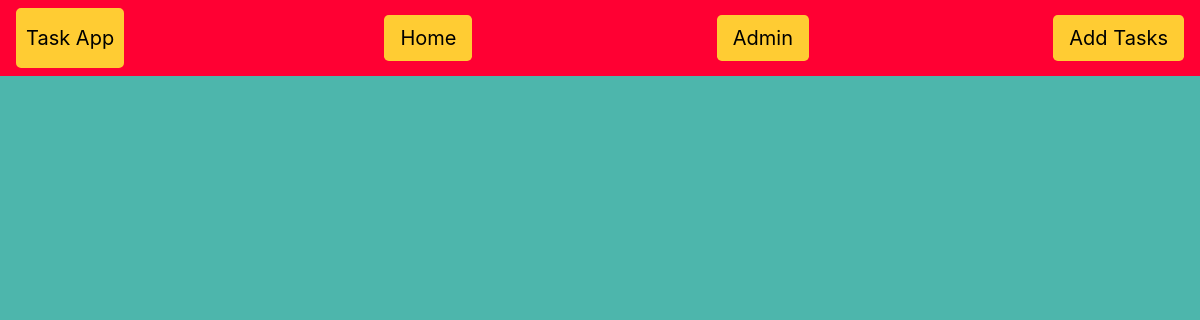
/ToDoApp/task/, run on an earlier commit of the app's database.
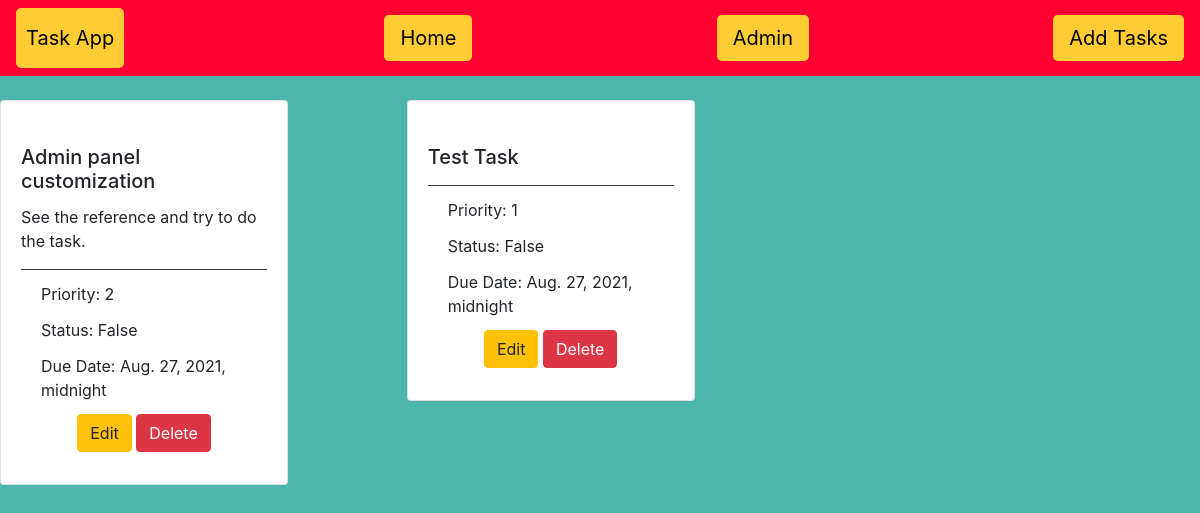
And on a later commit of the database.
### ToDoApp/models.py (models this page shows, shortened)
class Task(models.Model):
	user = models.ForeignKey(AppUser, on_delete = models.CASCADE,null=True,blank=True)
	category = models.ForeignKey(Task_Category,null=True,on_delete = models.SET_NULL)
	title = models.CharField(max_length = 50)
	description = models.TextField(blank = True)
	priority_no = models.PositiveIntegerField(blank = True)
	status = models.BooleanField(default=False,blank = True)
	duedate = models.DateTimeField(blank = True)
	class Meta:
		ordering = ['status']

### ToDoApp/views.py (the view)
# urls.py: path('task/', views.taskindex, name = 'taskindex'),
def taskindex(request):
    task_list = Task.objects.all()
    return render(request, 'ToDoApp/task_list.html', {'task_list': task_list})

### ToDoApp/templates/ToDoApp/task_list.html (shortened to what this page needs)
<!DOCTYPE html>
{% load static %}
<html>
<head>
    <link rel="stylesheet" href="https://stackpath.bootstrapcdn.com/bootstrap/4.3.1/css/bootstrap.min.css"
integrity="sha384-ggOyR0iXCbMQv3Xipma34MD+dH/1fQ784/j6cY/iJTQUOhcWr7x9JvoRxT2MZw1T">
</head>
<body style="background-color:#4DB6AC;">
<nav class="navbar navbar-light" style="background-color:#FF0033;">
    <a href="#" class="navbar-brand" style="background-color:#FFCC33;color:#000000;border-width:10px;border-color:#FFCC33;border-style:solid;border-spacing:30px;border-radius: 5px;">Task App</a>
    <a class="navbar-link btn-lg" href="{% url 'ToDoApp:categoryindex' %}" style="background-color:#FFCC33;color:#000000;">Home</a>
<a href="{% url 'admin:index' %}" class = 'navbar-link btn-lg' style="background-color:#FFCC33;color:#000000;">Admin</a>
    <a href="{% url 'ToDoApp:create-task' %}" class="navbar-link btn-lg" style="background-color:#FFCC33;color:#000000;">Add Tasks</a>
</nav>
<br>
{% block content %}
<div class="card-columns">
    {% for task in task_list %}
    <div class="card" style="width: 18rem;">
  <div class="card-body">
    <h5 class="card-title">{{ task.title }}</h5>
    <p class="card-text">{{ task.description }}</p>
   <div class="card-footer bg-transparent border-dark">
   <p class="card-title">Priority: {{task.priority_no}}</p>
   <p class="card-title">Status: {{task.status}}</p>
   <p class="card-title">Due Date: {{task.duedate}}</p>
   <center>
       <a href="update/{{task.id}}" class="btn btn-warning" id = '{{task.id}}'>Edit</a>
       <a href="delete/{{task.id}}" class="btn btn-danger" id = '{{task.id}}'>Delete</a>
    </center>
    </div>
  </div>
</div>
    {% endfor %}
</div>
{% endblock %}
</body>
</html>

What changed in the data, as far as the page shows it:
added Task: title "Admin panel customization", description "See the reference and try to do the task.", priority_no "2", status "False", duedate "Aug. 27, 2021, midnight"
added Task: title "Test Task", priority_no "1", status "False", duedate "Aug. 27, 2021, midnight"
